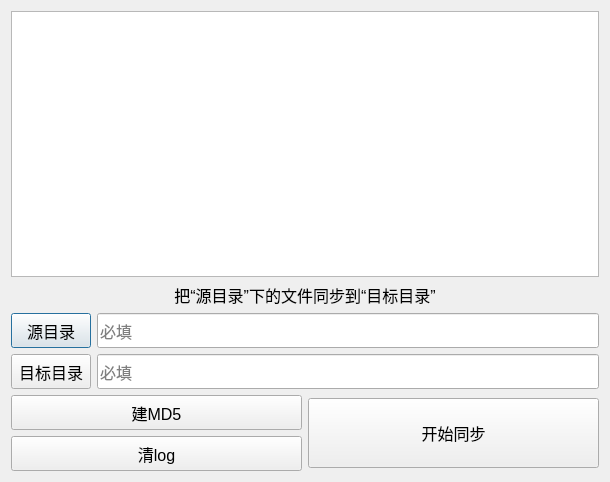
<?xml version="1.0" encoding="UTF-8"?>
<ui version="4.0">
 <class>FileSyncDlg</class>
 <widget class="QDialog" name="FileSyncDlg">
  <property name="geometry">
   <rect>
    <x>0</x>
    <y>0</y>
    <width>610</width>
    <height>482</height>
   </rect>
  </property>
  <property name="font">
   <font>
    <pointsize>12</pointsize>
   </font>
  </property>
  <property name="windowTitle">
   <string>文件同步</string>
  </property>
  <layout class="QGridLayout" name="gridLayout">
   <item row="0" column="0">
    <widget class="QPlainTextEdit" name="plainTextEdit"/>
   </item>
   <item row="1" column="0">
    <widget class="QLabel" name="label">
     <property name="text">
      <string>把“源目录”下的文件同步到“目标目录”</string>
     </property>
     <property name="alignment">
      <set>Qt::AlignCenter</set>
     </property>
    </widget>
   </item>
   <item row="2" column="0">
    <layout class="QHBoxLayout" name="horizontalLayout">
     <item>
      <widget class="QPushButton" name="btnDirSrc">
       <property name="enabled">
        <bool>true</bool>
       </property>
       <property name="minimumSize">
        <size>
         <width>75</width>
         <height>35</height>
        </size>
       </property>
       <property name="font">
        <font>
         <pointsize>12</pointsize>
        </font>
       </property>
       <property name="text">
        <string>源目录</string>
       </property>
      </widget>
     </item>
     <item>
      <widget class="QLineEdit" name="lineEditDirSrc">
       <property name="enabled">
        <bool>true</bool>
       </property>
       <property name="minimumSize">
        <size>
         <width>500</width>
         <height>35</height>
        </size>
       </property>
       <property name="font">
        <font>
         <pointsize>12</pointsize>
        </font>
       </property>
       <property name="placeholderText">
        <string>必填</string>
       </property>
      </widget>
     </item>
    </layout>
   </item>
   <item row="3" column="0">
    <layout class="QHBoxLayout" name="horizontalLayout_2">
     <item>
      <widget class="QPushButton" name="btnDirDst">
       <property name="enabled">
        <bool>true</bool>
       </property>
       <property name="minimumSize">
        <size>
         <width>75</width>
         <height>35</height>
        </size>
       </property>
       <property name="font">
        <font>
         <pointsize>12</pointsize>
        </font>
       </property>
       <property name="text">
        <string>目标目录</string>
       </property>
      </widget>
     </item>
     <item>
      <widget class="QLineEdit" name="lineEditDirDst">
       <property name="enabled">
        <bool>true</bool>
       </property>
       <property name="minimumSize">
        <size>
         <width>500</width>
         <height>35</height>
        </size>
       </property>
       <property name="font">
        <font>
         <pointsize>12</pointsize>
        </font>
       </property>
       <property name="placeholderText">
        <string>必填</string>
       </property>
      </widget>
     </item>
    </layout>
   </item>
   <item row="4" column="0">
    <layout class="QHBoxLayout" name="horizontalLayout_3">
     <item>
      <layout class="QVBoxLayout" name="verticalLayout">
       <item>
        <widget class="QPushButton" name="btnMd5">
         <property name="enabled">
          <bool>true</bool>
         </property>
         <property name="minimumSize">
          <size>
           <width>75</width>
           <height>35</height>
          </size>
         </property>
         <property name="maximumSize">
          <size>
           <width>16777215</width>
           <height>16777215</height>
          </size>
         </property>
         <property name="font">
          <font>
           <pointsize>12</pointsize>
          </font>
         </property>
         <property name="text">
          <string>建MD5</string>
         </property>
        </widget>
       </item>
       <item>
        <widget class="QPushButton" name="btnLogClr">
         <property name="enabled">
          <bool>true</bool>
         </property>
         <property name="minimumSize">
          <size>
           <width>75</width>
           <height>35</height>
          </size>
         </property>
         <property name="maximumSize">
          <size>
           <width>16777215</width>
           <height>16777215</height>
          </size>
         </property>
         <property name="font">
          <font>
           <pointsize>12</pointsize>
          </font>
         </property>
         <property name="text">
          <string>清log</string>
         </property>
        </widget>
       </item>
      </layout>
     </item>
     <item>
      <widget class="QPushButton" name="btnSync">
       <property name="enabled">
        <bool>true</bool>
       </property>
       <property name="minimumSize">
        <size>
         <width>75</width>
         <height>70</height>
        </size>
       </property>
       <property name="font">
        <font>
         <pointsize>12</pointsize>
        </font>
       </property>
       <property name="text">
        <string>开始同步</string>
       </property>
      </widget>
     </item>
    </layout>
   </item>
  </layout>
 </widget>
 <resources/>
 <connections/>
</ui>
